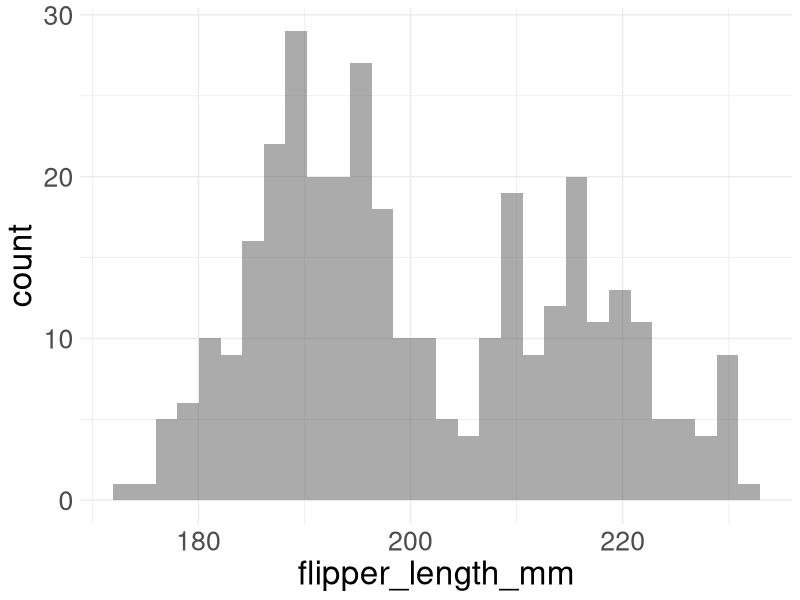
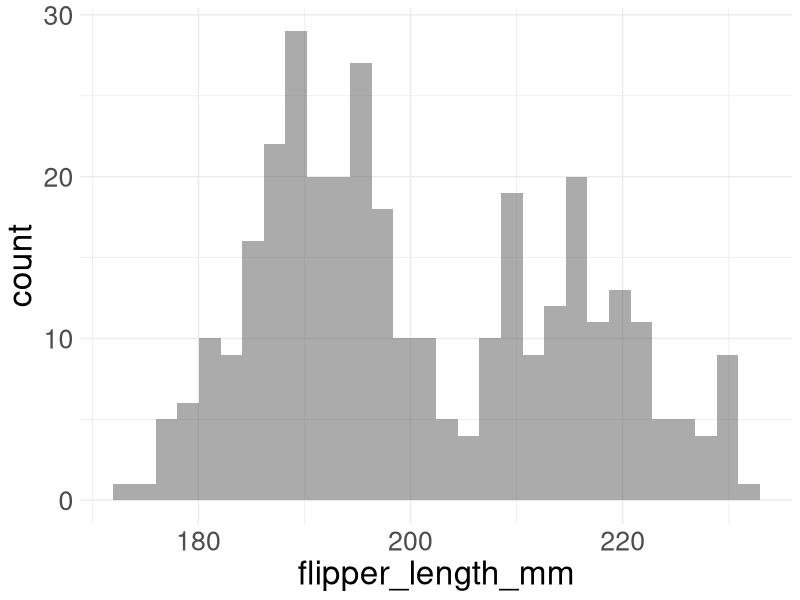
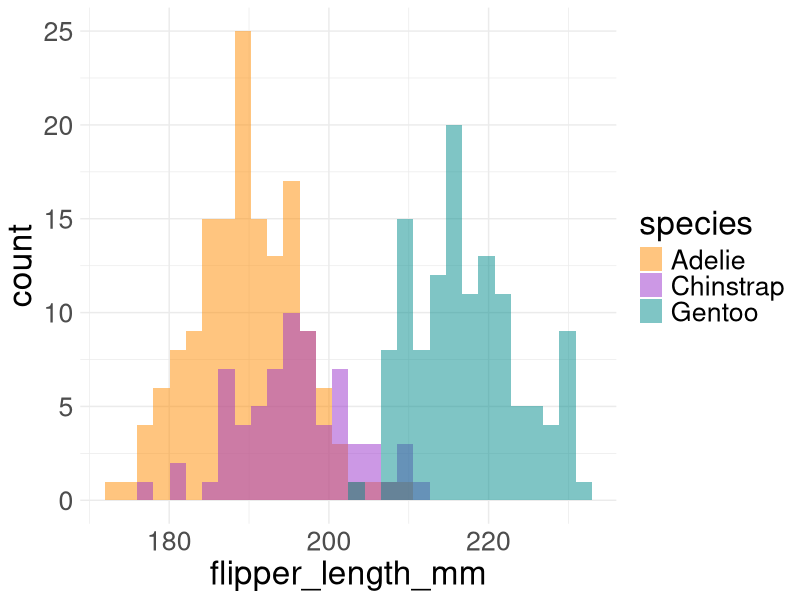
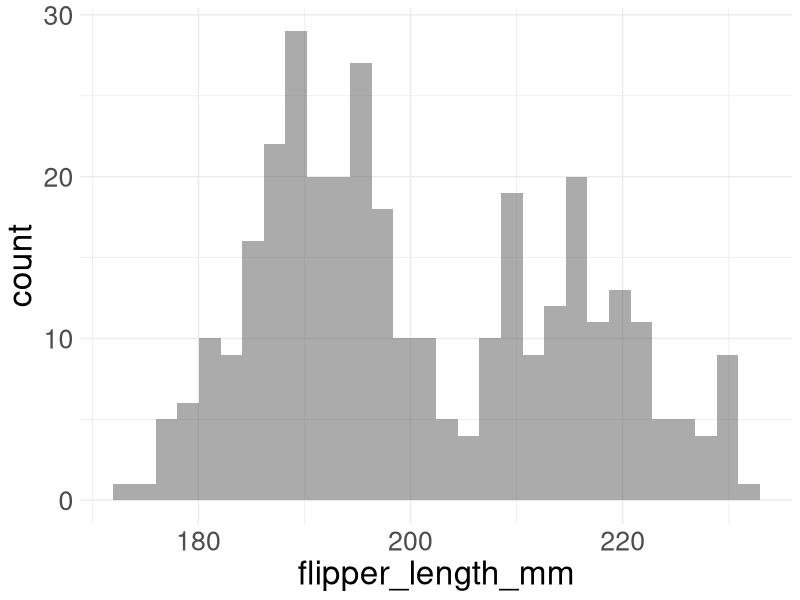
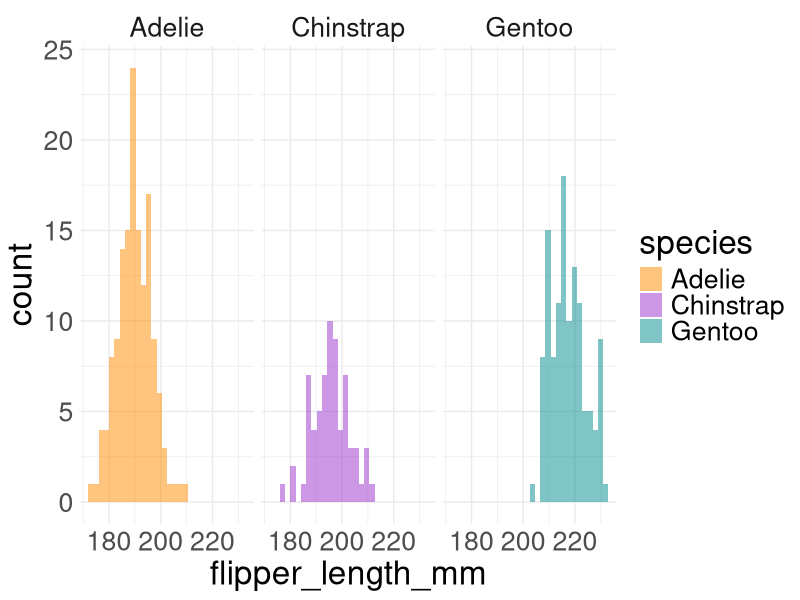
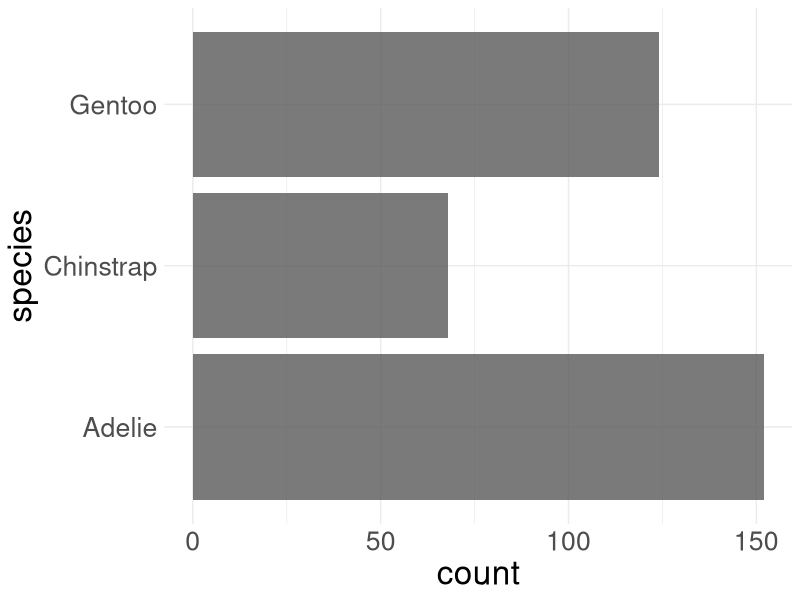
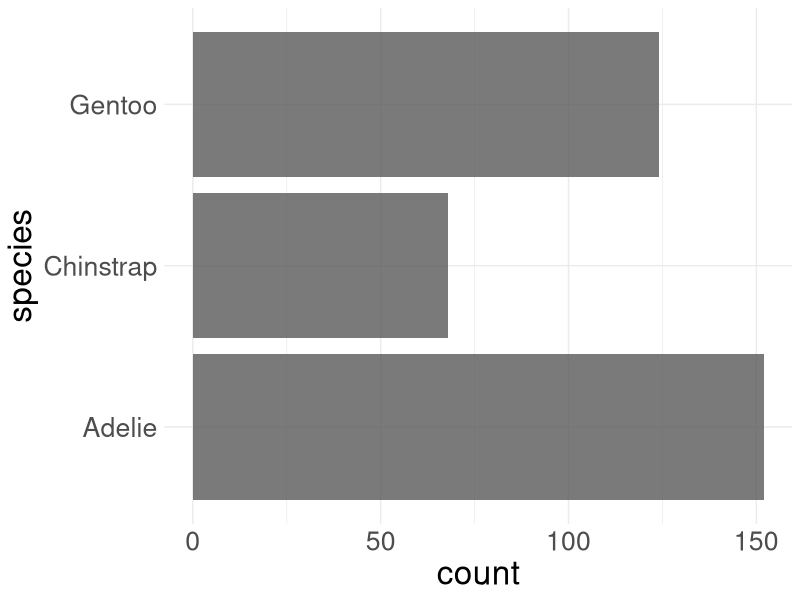
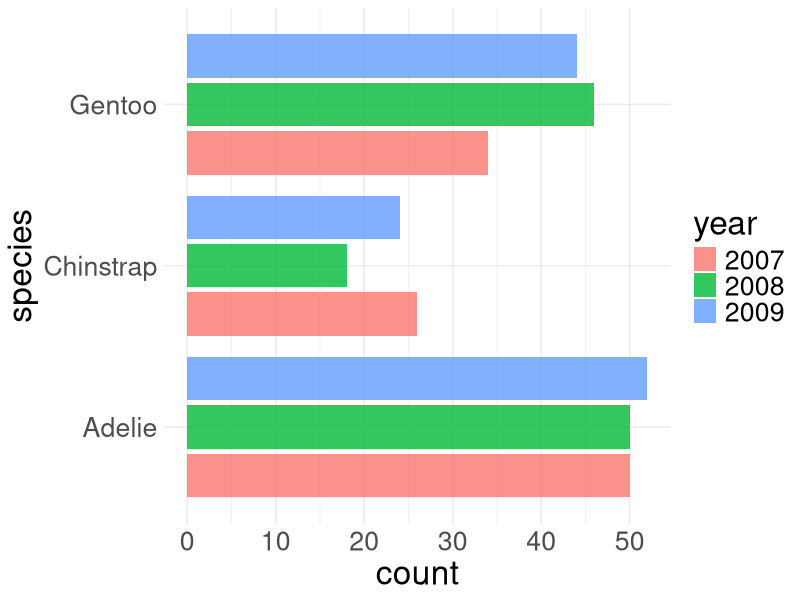

Source code (R) for these figures, in order:
## ---- chunk 1
library(palmerpenguins)
library(tidyverse)
theme_set(theme_minimal())

penguins <- penguins %>%
  mutate(year = as.factor(year))
## ---- chunk 2
glimpse(penguins)
## ---- chunk 3
# Histogram example: flipper length by species
ggplot(data = penguins, aes(x = flipper_length_mm)) +
  geom_histogram(alpha = 0.5, position = "identity") +
  theme(text = element_text(size = 24))
## ---- chunk 4
# Histogram example: flipper length by species 
ggplot(data = penguins, aes(x = flipper_length_mm)) +   
  geom_histogram(alpha = 0.5, position = "identity") +   
  theme(text = element_text(size = 24))
## ---- chunk 5
# Histogram example: flipper length by species 
ggplot(data = penguins, aes(x = flipper_length_mm)) +   
  geom_histogram(aes(fill = species), 
                 alpha = 0.5, 
                 position = "identity") +   
  scale_fill_manual(values = c("darkorange","darkorchid","cyan4")) +   
  theme(text = element_text(size = 24))
## ---- chunk 6
# Histogram example: flipper length by species
ggplot(data = penguins, aes(x = flipper_length_mm)) +
  geom_histogram(alpha = 0.5, position = "identity") +
  theme(text = element_text(size = 24))
## ---- chunk 7
# Histogram example: flipper length by gender
ggplot(data = penguins %>% drop_na(sex), 
       aes(x = flipper_length_mm)) +
  geom_histogram(aes(fill = species), 
                 alpha = 0.5, 
                 position = "identity") +
  scale_fill_manual(values = c("darkorange","darkorchid","cyan4")) +
  facet_wrap(~species) +
  theme(text = element_text(size = 24))
## ---- chunk 8
ggplot(penguins, aes(x = species)) +
  geom_bar(alpha = 0.8) +
  theme_minimal() +
  coord_flip() +
  theme(text = element_text(size = 24))
## ---- chunk 9
ggplot(penguins, aes(x = species)) +   
  geom_bar(alpha = 0.8) +   
  theme_minimal() +   
  coord_flip() +   
  theme(text = element_text(size = 24))
## ---- chunk 10
ggplot(penguins, aes(x = species, fill = year)) +   
  geom_bar(alpha = 0.8, position = "dodge2") +   
  #scale_fill_manual(values = c("darkorange","purple","cyan4"), guide = FALSE) +   
  theme_minimal() +   
  coord_flip() +   
  theme(text = element_text(size = 24))
## ---- chunk 11
ggplot(penguins, aes(x = species)) +      
  geom_bar(alpha = 0.8) +      
  theme_minimal() +      
  coord_flip() +      
  theme(text = element_text(size = 24))
## ---- chunk 12
ggplot(penguins, aes(x = species, fill = year)) +
  geom_bar(alpha = 0.8, position = "stack") +      #scale_fill_manual(values = c("darkorange","purple","cyan4"), guide = FALSE) +      
  theme_minimal() +      
  coord_flip() +      
  theme(text = element_text(size = 24))
## ---- chunk 13
ggplot(penguins, aes(x = species)) +         
  geom_bar(alpha = 0.8) +         
  theme_minimal() +         
  coord_flip() +         
  theme(text = element_text(size = 24))
## ---- chunk 14
ggplot(penguins, aes(x = species, fill = year)) +
  geom_bar(alpha = 0.8, position = "fill") +      #scale_fill_manual(values = c("darkorange","purple","cyan4"), guide = FALSE) +      
  theme_minimal() +      
  coord_flip() +      
  theme(text = element_text(size = 24))
## ---- chunk 15
ggplot(penguins, aes(x = species)) +   
  geom_bar(alpha = 0.8) +   
  theme_minimal() +   
  coord_flip() +   
  theme(text = element_text(size = 24))
## ---- chunk 16
ggplot(penguins, aes(x = species, fill = year)) +   
  geom_bar(alpha = 0.8) +   
  # scale_fill_manual(values = c("darkorange","purple","cyan4"), guide = FALSE) +   
  theme_minimal() +   
  facet_wrap(~year, ncol = 1) +   
  coord_flip() +   
  theme(text = element_text(size = 24))
## ---- chunk 17
# Scatterplot example 2: penguin bill length versus bill depth
ggplot(data = penguins, aes(x = bill_length_mm, y = bill_depth_mm)) +
  geom_point(aes(color = species, 
                 shape = species),
             size = 2)  +
  scale_color_manual(values = c("darkorange","darkorchid","cyan4"))
